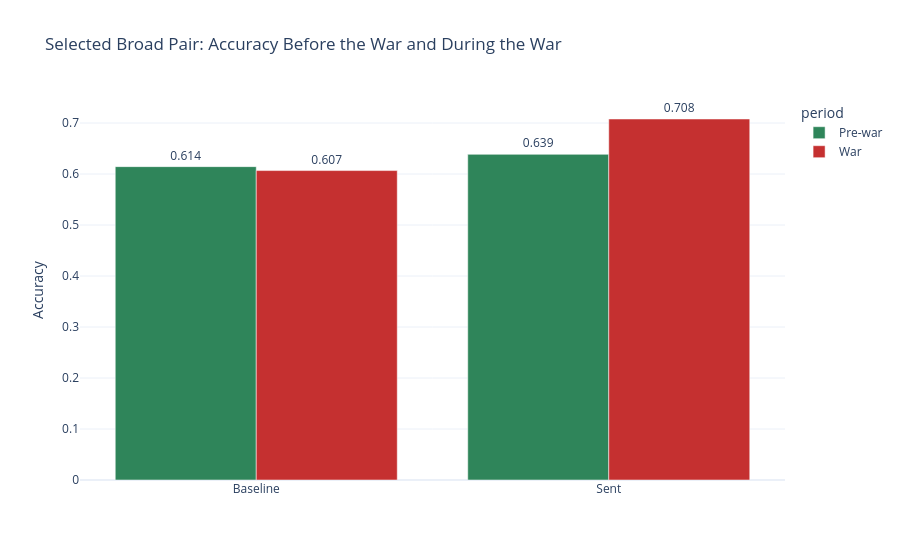

The notebook cell this image was saved under:
### Markdown cell above
## Selected Broad Pair: Accuracy Before the War and During the War

This is the starting point for the whole analysis. Both models are evaluated on the same date-ticker overlap, so the bars are not comparing different samples. The useful thing to watch is whether the distance between `Baseline` and `Sent` changes after the regime break. If text really becomes more valuable in a war-driven market, the gap should widen during the war window.

### Code cell
# Start with the matched headline comparison: the same overlap, split into pre-war and war.
fig = px.bar(
    summary,
    x="model",
    y="accuracy",
    color="period",
    barmode="group",
    text=summary["accuracy"].round(3),
    hover_data=["n", "correct", "avg_confidence"],
    title="Selected Broad Pair: Accuracy Before the War and During the War",
    color_discrete_map={"Pre-war": "#2f855a", "War": "#c53030"},
)
fig.update_traces(textposition="outside")
fig.update_layout(yaxis_title="Accuracy", xaxis_title="")
fig.show()

### Figure 1 — Plotly figure (JSON) as saved in the notebook; plotly's stock layout.template omitted (floating-point values rounded to 4 significant figures)
{"data": [{"alignmentgroup": "True", "customdata": [[83.0, 51.0, 0.6573], [83.0, 53.0, 0.6713]], "hovertemplate": "period=Pre-war<br>model=%{x}<br>accuracy=%{y}<br>text=%{text}<br>n=%{customdata[0]}<br>correct=%{customdata[1]}<br>avg_confidence=%{customdata[2]}<extra></extra>", "legendgroup": "Pre-war", "marker": {"color": "#2f855a", "pattern": {"shape": ""}}, "name": "Pre-war", "offsetgroup": "Pre-war", "orientation": "v", "showlegend": true, "text": [0.614, 0.639], "textposition": "outside", "type": "bar", "x": ["Baseline", "Sent"], "xaxis": "x", "y": [0.6145, 0.6386], "yaxis": "y"}, {"alignmentgroup": "True", "customdata": [[89.0, 54.0, 0.5937], [89.0, 63.0, 0.5618]], "hovertemplate": "period=War<br>model=%{x}<br>accuracy=%{y}<br>text=%{text}<br>n=%{customdata[0]}<br>correct=%{customdata[1]}<br>avg_confidence=%{customdata[2]}<extra></extra>", "legendgroup": "War", "marker": {"color": "#c53030", "pattern": {"shape": ""}}, "name": "War", "offsetgroup": "War", "orientation": "v", "showlegend": true, "text": [0.607, 0.708], "textposition": "outside", "type": "bar", "x": ["Baseline", "Sent"], "xaxis": "x", "y": [0.6067, 0.7079], "yaxis": "y"}], "layout": {"barmode": "group", "legend": {"title": {"text": "period"}, "tracegroupgap": 0}, "title": {"text": "Selected Broad Pair: Accuracy Before the War and During the War"}, "xaxis": {"anchor": "y", "domain": [0, 1], "title": {"text": ""}}, "yaxis": {"anchor": "x", "domain": [0, 1], "title": {"text": "Accuracy"}}}}
